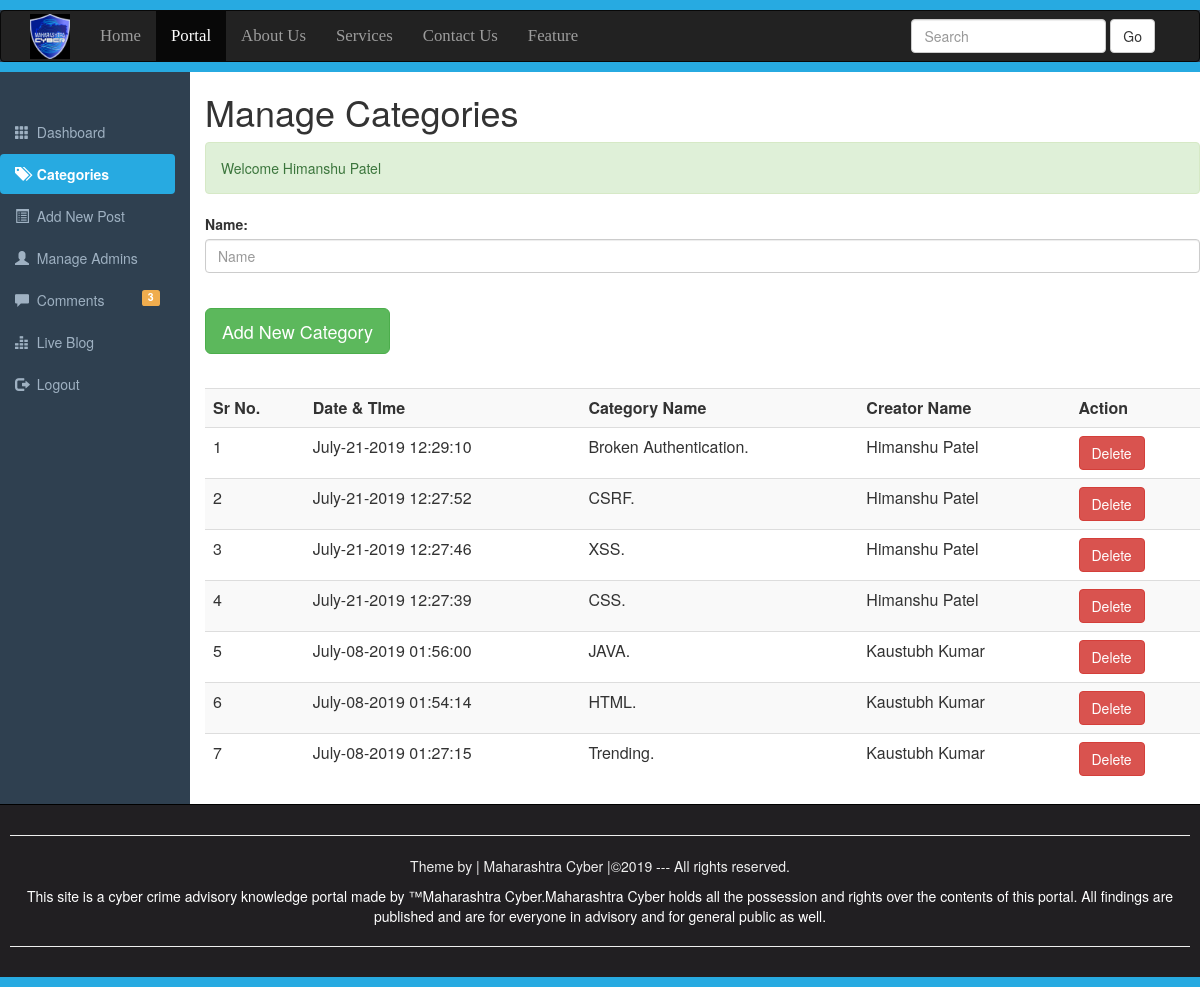
Page /Categories.php (signed in) on the committed database.
### tables this page shows
CREATE TABLE `category` (
  `id` int(10) NOT NULL,
  `datetime` varchar(50) NOT NULL,
  `name` varchar(100) NOT NULL,
  `creatorname` varchar(200) NOT NULL
);

### Categories.php (the view, shortened to what this page needs)
<?php require_once("include/Sessions.php");?>
<!DOCTYPE>
<html>
    <head>
        <link rel="stylesheet" href="css/bootstrap.min.css">
        <link rel="stylesheet" href="css/adminstyle.css">
    </head>
    <body>
    <div style="height: 10px;background: #27AAE1;"></div>
    <nav class ="navbar navbar-inverse" role="navigation">
    <div class="container">
        <div class="navbar-header">
        <a class="navbar-brand" href="Portal.php">
        <img style="margin-top: -12px;" src="images/maha.jfif" width=40;height=7;>
        </a>
        </div>
        <div class="collapse navbar-collapse" id="collapse">
        <ul class="nav navbar-nav">
            <li><a href="#">Home</a></li>
            <li class="active"><a href="Portal.php">Portal</a></li>
            <li><a href="#">About Us</a></li>
            <li><a href="#">Services</a></li>
            <li><a href="#">Contact Us</a></li>
            <li><a href="#">Feature</a></li>
        </ul>
        <form action="Portal.php" class="navbar-form navbar-right">
        <div class="form-group">
        <input type="text" class="form-control" placeholder="Search" name="Search">
        </div>
        <button class="btn btn-default" name="SearchButton">Go</button>
        </form>
        </div>
        </nav>
        <div class="Line" style="height: 10px;background: #27AAE1;"></div>
<div class="container-fuid">
<div class="row">
    <div class="col-sm-2">
    <br><br>
        <ul id="Side_Menu" class="nav nav-pills nav-stacked">
        <li><a href="Dashboard.php">
        <span class="glyphicon glyphicon-th"></span>
        &nbsp;Dashboard</a></li>
        <li class="active"><a href="Categories.php">
        <span class="glyphicon glyphicon-tags"></span>
        &nbsp;Categories</a></li>
        <li><a href="AddNewPost.php">
        <span class="glyphicon glyphicon-list-alt"></span>
        &nbsp;Add New Post</a></li>
        <li><a href="ManageAdmin.php">
        <span class="glyphicon glyphicon-user"></span>
        &nbsp;Manage Admins</a></li>
        <li><a href="Comments.php">
        <span class="glyphicon glyphicon-comment"></span>
        &nbsp;Comments
        <?php
                     global $connection;
                     $QueryTotal="SELECT COUNT(*) FROM comments WHERE status='OFF'";
                     $ExecuteTotal=mysqli_query($connection,$QueryTotal);
                     $RowsTotal=mysqli_fetch_array($ExecuteTotal);
                     $TotalUnApprovedComments=array_shift($RowsTotal);
                ?>
                <span class="label pull-right label-warning">
                <?php echo $TotalUnApprovedComments; ?></span>
        </a></li>
        <li><a href="#">
        <span class="glyphicon glyphicon-equalizer"></span>
        &nbsp;Live Blog</a></li>
        <li><a href="Logout.php">
        <span class="glyphicon glyphicon-log-out"></span>
        &nbsp;Logout</a></li>
        </ul>
        </div>
        <div class="col-sm-10">
        <h1>Manage Categories</h1>
        <div><?php  echo Message();
                    echo SuccessMessage();
         ?></div>
        <div>
        <form action="Categories.php" method="post">
        <fieldset>
            <div class="form-group">
            <label for="categoryname"><span>Name:</span></label>
            <input class="form-control" type="text" name="Category" id="categoryname" placeholder="Name">
            </div>
            <br>
            <input class="btn btn-success btn-lg"type="Submit" name="Submit" value="Add New Category">
        </fieldset>
        <br>
        </form>
        </div>
        <div class="table-responsive">
         <table class="table table-striped table-hover">
    <tr>
        <th>Sr No.</th>
        <th>Date & TIme</th>
        <th>Category Name</th>
        <th>Creator Name</th>
        <th>Action</th>
    </tr>
<?php
global $connection;
$ViewQuery="SELECT * FROM category ORDER BY datetime desc";
$Execute=mysqli_query($connection,$ViewQuery);
$SrNo=0;
while($DataRows=mysqli_fetch_array($Execute)){
    $Id=$DataRows["id"];
    $DateTime=$DataRows["datetime"];
    $CategoryName=$DataRows["name"];
    $CreatorName=$DataRows["creatorname"];
    $SrNo++;
?>
<tr>
        <td><?php echo $SrNo;?></td>
        <td><?php echo $DateTime;?></td>
        <td><?php echo $CategoryName;?>.</td>
        <td><?php echo $CreatorName;?></td>
        <td><a href="DeleteCategory.php?id=<?php echo $Id;?>">
        <span class="btn btn-danger">Delete</span>
</a>
</td>
</tr>
<?php } ?>
    </table>
</div>
</div>
</div>
<div id="Footer">
    <hr><p>Theme by | Maharashtra Cyber |&copy;2019 --- All rights reserved.
</p>
<a style="color: white; text-decoration:none; cursor: pointer; font weight: bold" href="https://www.reportphishing.in/index.php" target="_blank">
<p>This site is a cyber crime advisory knowledge portal made by &trade;Maharashtra Cyber.Maharashtra Cyber holds all the possession and rights over the contents of this portal.
    All findings are published and are for everyone in advisory and for general public as well.
</p><hr></a>
</div>
<div style="height: 10px; background: #27AAE1;"></div>
    </body>
</html>

### css/adminstyle.css (style rules this page uses)
.navbar-nav li { font-family: Bitter,Georgia,Times,"Times New Roman",serif; font-size: 1.2em; }
.Line { margin-top: -20px; }
body { background-color: #2f4050; }
.col-sm-10 { background-color: #ffffff; }
#Side_Menu a { color: #9fb1c2; }
#Side_Menu .active a { color: #ffffff; background-color: #27AAE1; font-weight: bold; }
#Footer { padding: 10px; border-top: 1px solid black; color: #eeeeee; background-color: #211f22; text-align: center; }

### Categories.php (style rules this page uses)
.navbar-nav li { font-family: Bitter,Georgia,Times,"Times New Roman",serif; font-size: 1.2em; }
.Line { margin-top: -20px; }

### rows in the picture
category: datetime "July-21-2019 12:29:10", name "Broken Authentication", creatorname "Himanshu Patel"
category: datetime "July-21-2019 12:27:52", name "CSRF", creatorname "Himanshu Patel"
category: datetime "July-21-2019 12:27:46", name "XSS", creatorname "Himanshu Patel"
category: datetime "July-21-2019 12:27:39", name "CSS", creatorname "Himanshu Patel"
category: datetime "July-08-2019 01:56:00", name "JAVA", creatorname "Kaustubh Kumar"
category: datetime "July-08-2019 01:54:14", name "HTML", creatorname "Kaustubh Kumar"
category: datetime "July-08-2019 01:27:15", name "Trending", creatorname "Kaustubh Kumar"

### other values in the picture
$TotalUnApprovedComments "3"
SuccessMessage() "Welcome Himanshu Patel"
